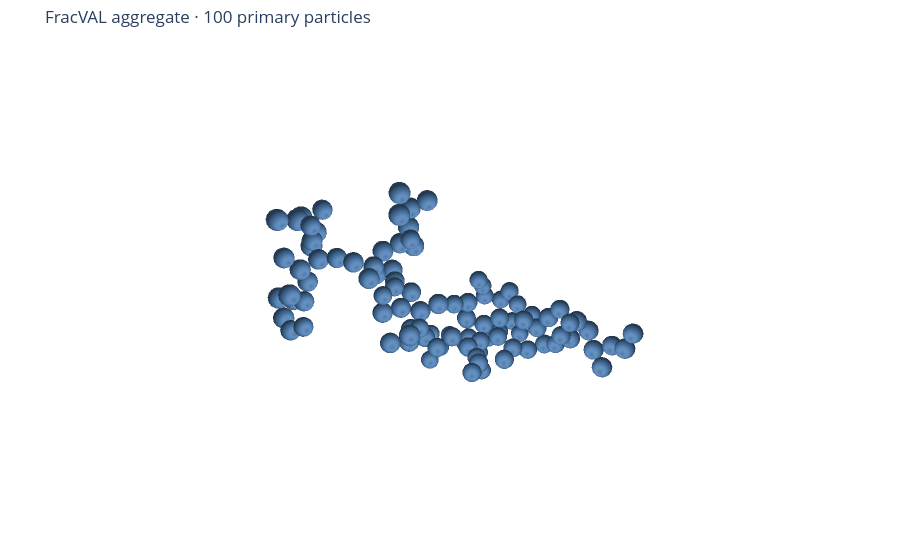

The cell this chart's notebook holds for it:
### Code cell
from fracval import FracVALConfig, generate

cfg = FracVALConfig(n=100, df=1.79, kf=1.40, seed=12345)
agg = generate(cfg)
print(agg.data.shape, agg.radius_of_gyration)

import fracval
print([x for x in dir(fracval) if not x.startswith('_')])
help(fracval.plot_3d)

fig = fracval.plot_3d(agg, mode='spheres')
#fig.write_html("aggregate_preview.html")
fig.show()

### Figure 1 — Plotly figure (JSON) as saved in the notebook; plotly's stock layout.template omitted (floating-point values rounded to 4 significant figures; data arrays with more than 128 entries replaced by an {"elided": "..."} marker saying what was removed)
{"data": [{"color": "#4C78A8", "flatshading": false, "hoverinfo": "skip", "i": {"elided": "36000 int values"}, "j": {"elided": "36000 int values"}, "k": {"elided": "36000 int values"}, "lighting": {"ambient": 0.45, "diffuse": 0.78, "fresnel": 0.48, "roughness": 0.494, "specular": 1.1}, "lightposition": {"x": 900, "y": 1200, "z": 1000}, "name": "Primary particles", "opacity": 0.96, "showscale": false, "type": "mesh3d", "x": {"elided": "20000 float values"}, "y": {"elided": "20000 float values"}, "z": {"elided": "20000 float values"}}, {"customdata": {"elided": "100x2 float values"}, "hovertemplate": "Particle %{customdata[0]:.0f}<br>x=%{x:.4g}<br>y=%{y:.4g}<br>z=%{z:.4g}<br>radius=%{customdata[1]:.4g}<extra></extra>", "marker": {"opacity": 0.015, "size": 3}, "mode": "markers", "showlegend": false, "type": "scatter3d", "x": [10.9, 1.778, 39.36, 9.098, 34.36, 0.3448, 9.691, 68.03, -6.784, 22.86, -62.9, -40.83, -63.77, -82.77, -60.62, -64.67, -36.92, -36.35, -91.24, -75.11, -48.18, -34.44, -45.89, -9.082, -26.35, -2.626, -51.85, -74.93, -81.84, 19.95, -64.6, -71.46, -90.22, -53.08, -51.41, -53.75, -63.01, -81.66, -91.71, -109.5, 189.6, 211.7, 202.9, 186.2, 221.4, 193.1, 170.9, 164.5, 238.0, 145.8, 245.4, 266.0, 224.0, 269.7, 257.4, 210.1, 231.4, 221.3, 266.3, 229.2, 95.66, 96.55, 99.18, 126.2, 69.02, 80.54, 115.4, 50.86, 126.3, 102.3, 106.0, 97.12, 94.69, 123.7, 124.5, 152.7, 136.7, 104.0, 160.5, 155.9, 6.585, 29.14, 24.48, -5.779, 22.85, 58.45, 35.99, 62.32, 25.6, 62.38, 129.2, 109.8, 107.8, 151.2, 96.86, 94.23, 89.31, 65.45, 166.4, 161.6], "y": [-58.39, -30.68, -52.28, -15.15, -79.81, -28.01, 9.065, -47.4, 13.68, 28.61, -10.19, -27.39, 6.595, 10.47, -49.94, 15.84, -38.53, 11.87, 36.01, 25.77, 96.44, 75.0, 80.86, 64.18, 67.92, 37.37, 96.18, 99.78, 95.3, 71.51, 174.5, 157.1, 190.0, 199.2, 139.6, 145.1, 115.8, 215.3, 110.8, 210.1, -146.0, -126.3, -156.6, -165.4, -135.4, -143.9, -189.3, -139.8, -160.1, -191.4, -139.6, -139.4, -149.6, -135.1, -142.2, -154.5, -150.8, -150.5, -109.6, -177.0, -45.21, -74.34, -50.86, -78.08, -83.02, -67.08, -50.11, -63.64, -59.31, -62.94, -80.06, -53.94, -95.76, -47.77, -100.8, -54.97, -88.79, -114.7, -70.67, -111.1, 14.85, 28.38, -6.924, 36.19, -5.816, 29.8, 27.93, 55.65, -33.23, 42.63, -20.56, -11.43, -22.34, -0.1413, -38.11, -2.181, -2.963, 1.893, -24.66, 13.78], "z": [43.14, 36.13, 35.88, 60.73, 46.7, 86.39, 43.04, 28.51, 67.68, 24.48, 104.2, 115.0, 129.1, 95.33, 114.8, 72.01, 142.6, 62.94, 82.07, 45.69, 77.82, 61.96, 103.4, 73.79, 122.1, 85.61, 128.5, 64.64, 128.5, 71.92, 102.0, 125.5, 104.3, 89.47, 111.6, 146.5, 97.59, 118.0, 104.8, 128.0, 277.9, 272.9, 302.7, 255.3, 313.1, 235.5, 265.0, 227.5, 310.0, 281.3, 192.6, 170.8, 174.1, 209.6, 142.2, 200.3, 129.8, 227.8, 224.9, 239.3, 258.7, 251.6, 287.9, 249.0, 243.4, 304.9, 313.1, 307.6, 225.6, 336.9, 187.2, 175.4, 164.2, 162.9, 198.3, 165.3, 223.0, 143.0, 221.4, 228.8, 103.2, 88.72, 113.4, 120.2, 143.4, 94.93, 59.52, 80.21, 127.8, 53.18, 140.9, 119.9, 161.8, 141.8, 115.4, 96.01, 175.3, 103.4, 133.5, 166.2]}], "layout": {"margin": {"b": 0, "l": 0, "r": 0, "t": 45}, "paper_bgcolor": "#FFFFFF", "plot_bgcolor": "#FFFFFF", "scene": {"aspectmode": "data", "bgcolor": "#FFFFFF", "xaxis": {"showbackground": false, "showgrid": false, "showticklabels": false, "visible": false, "zeroline": false}, "yaxis": {"showbackground": false, "showgrid": false, "showticklabels": false, "visible": false, "zeroline": false}, "zaxis": {"showbackground": false, "showgrid": false, "showticklabels": false, "visible": false, "zeroline": false}}, "showlegend": false, "title": {"text": "FracVAL aggregate · 100 primary particles"}}}
